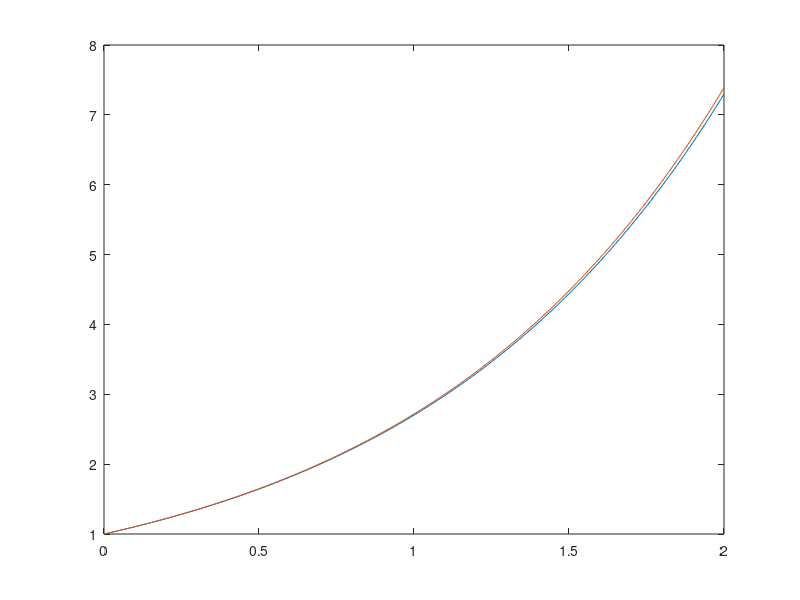

The MATLAB source for this figure:
T=2;
m=160;
h=T/m;
t=0:h:T;
% f(y,t) = y;
% dy/dt = y;
% yture(t) = exp(t);
y0=1; %初始條件
y=zeros(1,length(t));
y(1)=y0;
for n=1:length(t)-1
    y(n+1)=y(n)+y(n)*h;
    
end

plot(t,y,t,exp(t))

ana=exp(t);
error=abs(y-ana);
l_2norm = sqrt((1/m)*sum(error.*error));